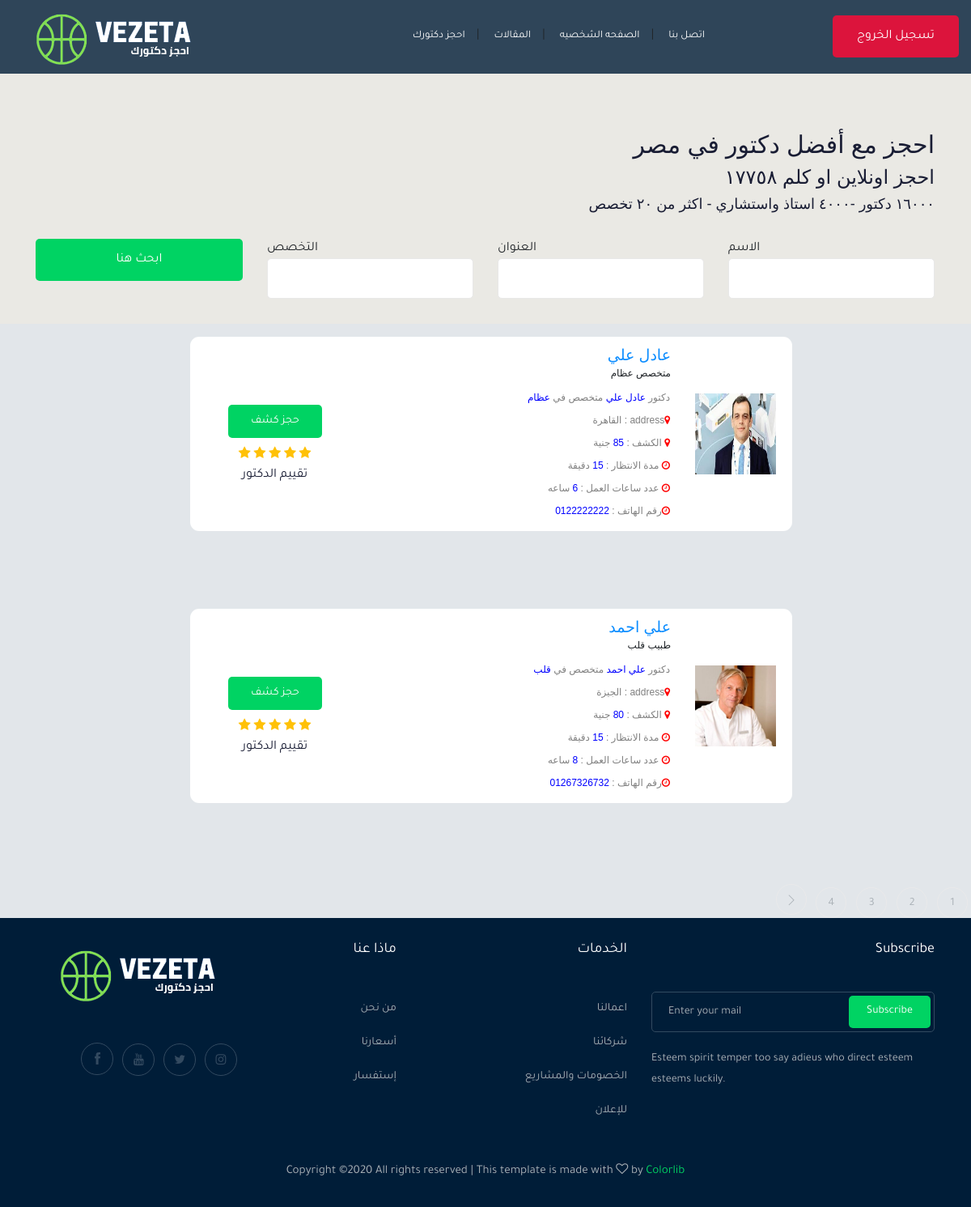
The app's page / (signed in) with its own data.
### accounts/models.py (models this page shows, shortened)
class Doctor(models.Model):
    name=models.CharField(max_length=20,null=False,blank=False)
    subtitle=models.CharField(max_length=20,null=False,blank=False)
    address=models.CharField(max_length=20,null=False,blank=False)
    price=models.IntegerField(null=False,blank=False)
    wait=models.IntegerField(null=False,blank=False)
    work=models.IntegerField(null=False,blank=False)
    phone=models.IntegerField(null=False,blank=False)
    info=models.TextField(null=False,blank=False)
    prof_pic=models.ImageField(null=False,blank=False,upload_to='image_upload')
    choice=models.CharField(max_length=80)
    user = models.OneToOneField(User, on_delete=models.CASCADE, blank=True,primary_key=True,related_name='po')

### jobs/views.py (the view)
# urls.py: path('',views.home , name='home'),
@login_required
def home(request):
    doc_list = Doctor.objects.all()
    myfilter=DFilter(request.GET,queryset=doc_list)
    doc_list=myfilter.qs
    paginator = Paginator(doc_list, 2)
    page_number = request.GET.get('page')
    page_obj = paginator.get_page(page_number)
    return render(request,'home.html',{"docs":page_obj,"filter":myfilter})

### jobs/templates/home.html (shortened to what this page needs)
{% extends 'base_generic.html' %}
{% block content %}
<div dir="rtl">
    <div class="catagory_area ">
<div class="container " style="margin-top: 10rem">
            <div class=" single_text">
                <h2>احجز مع
                    أفضل دكتور في مصر</h3>
                <h3>احجز اونلاين او كلم  ١٧٧٥۸</h4>
                <h4>١٦٠٠٠ دكتور -٤٠٠٠ استاذ واستشاري - اكثر من ۲٠ تخصص</h5>
                <br>
            </div>
            <form  method="GET">
            <div class="row cat_search" >
                <div class="col-lg-3 col-md-4">
                    <div class="single_input">
                        الاسم
                        {{filter.form.name}}
                    </div>
                </div>
                <div class="col-lg-3 col-md-4">
                    <div class="single_input">
                        العنوان
                        {{filter.form.address}}
                    </div>
                </div>
                <div class="col-lg-3 col-md-4">
                    <div class="single_input">
                        التخصص
                        {{filter.form.choice}}
                    </div>
                </div>
                <div class="col-lg-3 col-md-10">
                    <div class="job_btn">
                        <input type="submit" class="boxed-btn3" value="ابحث هنا">
                    </div>
                </div>
            </div>
            </form>
        </div>
    </div>
    {% for doc in docs %}
    <div class="job_listing_area">
        <div class="container">
            <div class="job_lists">
                <div class="row">
                    <div class="col-lg-10 col-md-10" style="height: 16rem;" >
                        <div class="single_jobs white-bg d-flex justify-content-between">
                            <div class="jobs_left d-flex align-items-center">
                                <div >
                                    <img  src="{{doc.prof_pic.url}}" alt="" width="100" height="100">
                                </div>
                                <div class="jobs_conetent">
                                    <a href="{%url 'job:detail' doc.name %}"><h5>{{doc.name}} </h5></a>
                                    <h6>{{doc.subtitle}}</h6>
                                    <div class="links_locat">
                                        <div class="location">
                                            <p>  دكتور <span style="color: blue;">{{doc.name}}</span> متخصص في <span style="color: blue;">{{doc.choice}}</span></p>
                                                <p> <i class="fa fa-map-marker"></i>address : {{doc.address}}</p>
                                                <p> <i class="fa fa-map-marker"></i> الكشف : <span style="color: blue;">{{doc.price}}</span> جنية</p>
                                                <p> <i class="fa fa-clock-o"></i> مدة الانتظار : <span style="color: blue;">{{doc.wait}}</span> دقيقة</p>
                                                <p> <i class="fa fa-clock-o"></i> عدد ساعات العمل : <span style="color: blue;">{{doc.work}}</span> ساعه</p>
                                                <p> <i class="fa fa-clock-o"></i>رقم الهاتف  :<span style="color: blue;"> 0{{doc.phone}} </span>  </p>
                                        </div>
                                    </div>
                                </div>
                            </div>
                            <div class="jobs_right">
                                <div class="apply_now">
                                    <a class="boxed-btn3" href="">حجز كشف</a>
                                </div>
                                <div class="rating">
                                    <div class="text-warning">
                                        <i class="fa fa-star"></i>
                                        <i class="fa fa-star"></i>
                                        <i class="fa fa-star"></i>
                                        <i class="fa fa-star"></i>
                                        <i class="fa fa-star"></i>
                                        </div>
                                    <div class="rating" >
                                        <h5>تقييم الدكتور</h5>
                                    </div>
                                </div>
                            </div>
                        </div>
                    </div>
                </div>
            </div>
        </div>
    </div>
    {% endfor %}
    {% if docs.has_other_pages %}
    <div class="row">
        <div class="col-lg-12">
            <div class="pagination_wrap">
                <ul>
                    {% for i in docs.paginator.page_range %}
                        <li><a href="?page={{i}}"><span>{{i}}</span></a></li>
                    {% endfor %}
                    {% if docs.has_next %}
                        <li><a href="?page={{docs.next_page_number}}"> <i class="ti-angle-right"></i> </a></li>
                    {% endif %}
                </ul>
            </div>
        </div>
    </div>
</div>
{% endif %}
{% endblock content %}

### records on screen
Doctor: prof_pic (picture), name "عادل علي", subtitle "متخصص عظام", choice "عظام", address "القاهرة", price "85", wait "15", work "6", phone "122222222"
Doctor: prof_pic (picture), name "علي احمد", subtitle "طبيب قلب", choice "قلب", address "الجيزة", price "80", wait "15", work "8", phone "1267326732"

### other values on screen
{{ i }} "1" "2" "3" "4"
